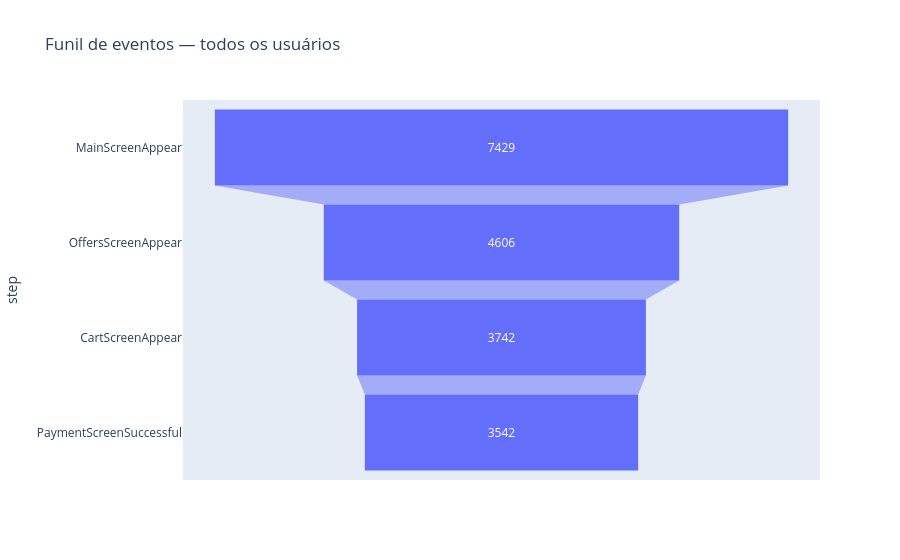

The code cell stored with this chart in its notebook:
### Markdown cell above
### Funil de conversão: proporção de usuários entre etapas

### Code cell
# Sequência do funil — apenas os eventos da jornada de compra, sem o Tutorial
FUNNEL_STEPS = [
    'MainScreenAppear',   # etapa 1: tela principal — ponto de entrada de todos os usuários
    'OffersScreenAppear', # etapa 2: tela de ofertas — usuário demonstrou interesse
    'CartScreenAppear',   # etapa 3: tela do carrinho — usuário adicionou itens
    'PaymentScreenSuccessful',  # etapa 4: pagamento concluído — conversão final
]

# Para cada etapa, conta os usuários únicos que a realizaram ao menos uma vez
funnel_data = []
for step in FUNNEL_STEPS:
    n_users = (
        food_app_filtered[food_app_filtered['event_name'] == step]['device_id'].nunique()
    )  # filtra o evento e conta IDs distintos
    funnel_data.append({'step': step, 'users': n_users})

funnel_df = pd.DataFrame(funnel_data)

# Taxa de conversão step-over-step: usuários da etapa N ÷ usuários da etapa N-1
funnel_df['conv_prev_step'] = (
    funnel_df['users'] / funnel_df['users'].shift(1) * 100  # shift(1) desloca os valores uma linha para cima, de modo que a divisão N ÷ N-1 fica natural
).round(2)

# Taxa de conversão acumulada: usuários de cada etapa ÷ usuários da etapa 1 (topo do funil)
# Isso mostra a porcentagem de usuários que chegaram até aquela etapa em relação ao total que iniciou a jornada
funnel_df['conv_from_top'] = (
    funnel_df['users'] / funnel_df['users'].iloc[0] * 100
).round(2)

print('Funil de conversão (todos os usuários — período filtrado):')
print()
print(funnel_df.to_string(index=False))

# Visualização do funil em gráfico de barras horizontal
fig_funnel = px.funnel(
    funnel_df,
    x='users',   # eixo x: volume de usuários
    y='step',      # eixo y: nome da etapa
    title='Funil de eventos — todos os usuários'
)
fig_funnel.show()

### Figure 1 — Plotly figure (JSON) as saved in the notebook; plotly's stock layout.template omitted (floating-point values rounded to 4 significant figures)
{"data": [{"hovertemplate": "users=%{x}<br>step=%{y}<extra></extra>", "legendgroup": "", "marker": {"color": "#636efa"}, "name": "", "orientation": "h", "showlegend": false, "type": "funnel", "x": [7429, 4606, 3742, 3542], "xaxis": "x", "y": ["MainScreenAppear", "OffersScreenAppear", "CartScreenAppear", "PaymentScreenSuccessful"], "yaxis": "y"}], "layout": {"legend": {"tracegroupgap": 0}, "title": {"text": "Funil de eventos — todos os usuários"}, "xaxis": {"anchor": "y", "domain": [0, 1], "title": {"text": "users"}}, "yaxis": {"anchor": "x", "domain": [0, 1], "title": {"text": "step"}}}}
